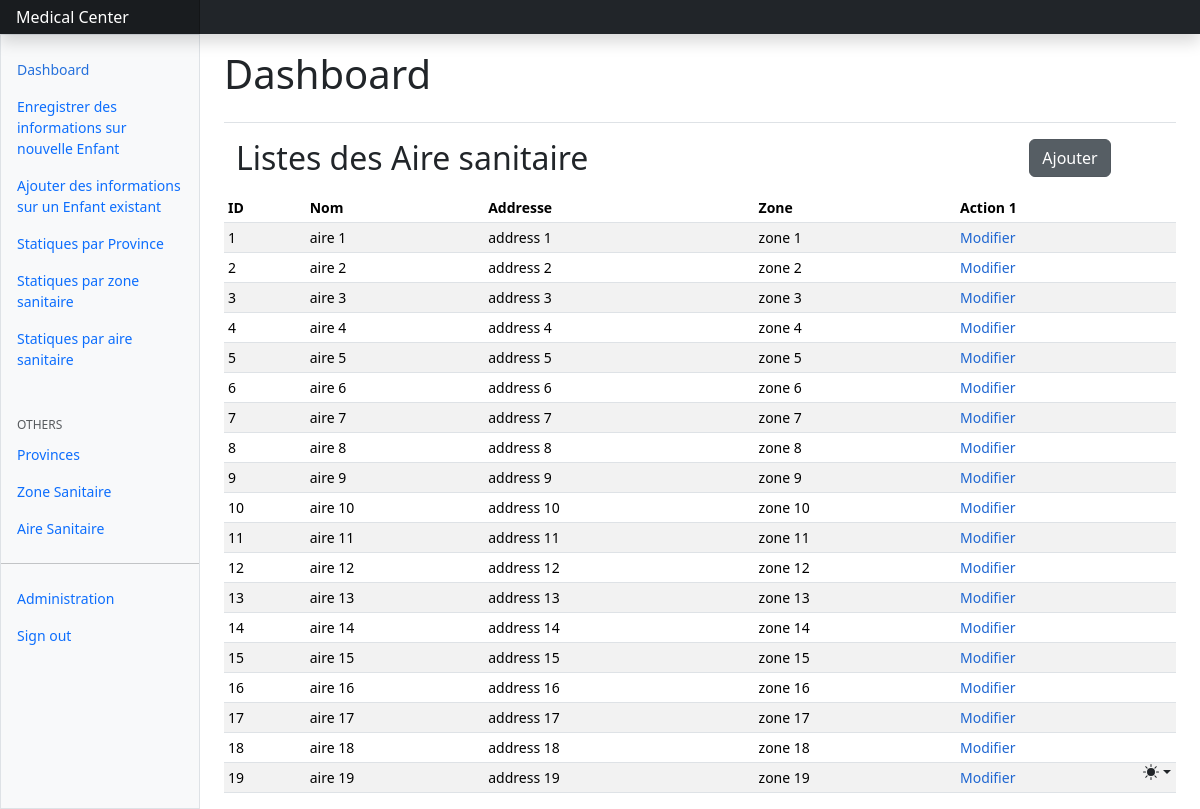
/index/aire-sanitaire/list/ (signed in), run on an earlier commit of the app's database.
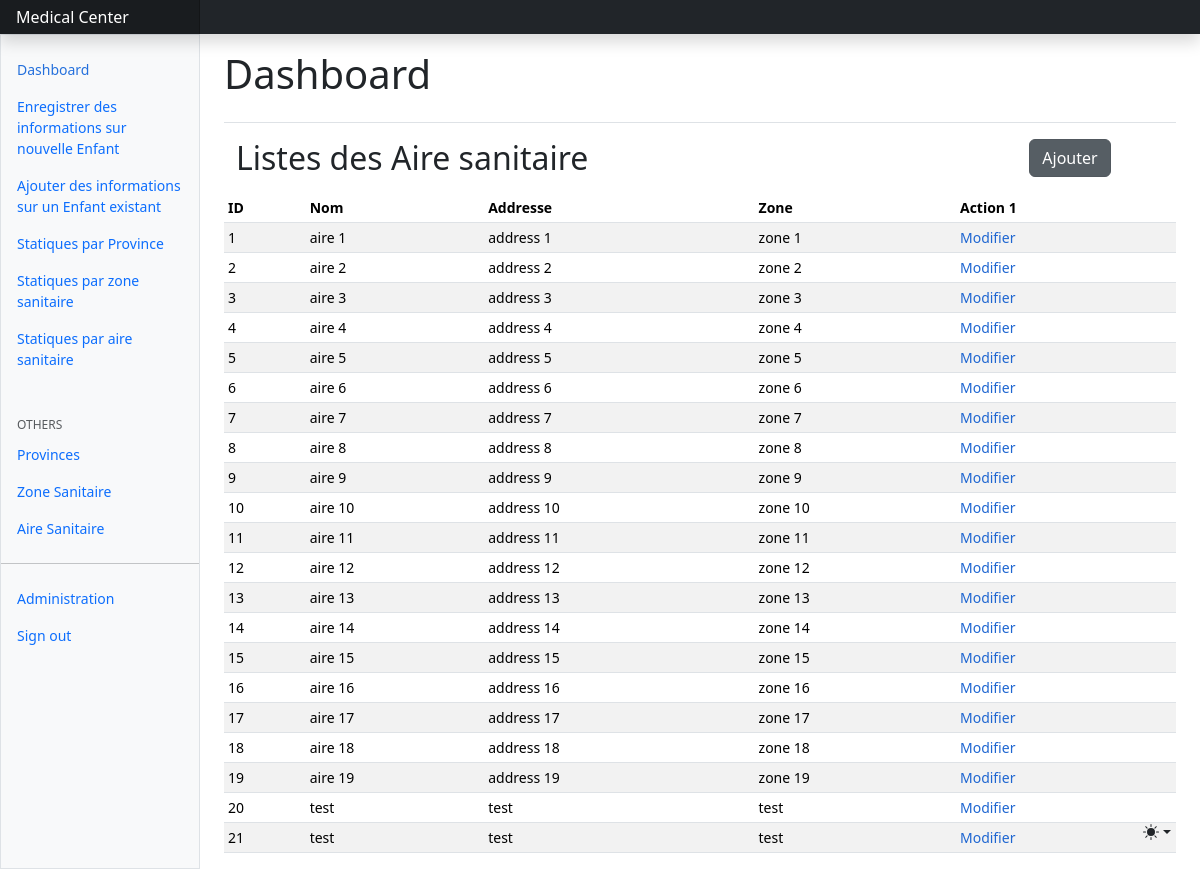
And on a later commit of the database.
### core/models.py (models this page shows, shortened)
class AireSanitaire(models.Model):
    code_aire = models.BigAutoField(primary_key=True)
    nom_aire = models.CharField(max_length=20, null=False)
    address = models.CharField(max_length=20, null=True)
    code_zone = models.ForeignKey(ZoneSanitaire, on_delete=models.CASCADE, null=True)

class ZoneSanitaire(models.Model):
    code_zone = models.BigAutoField(primary_key=True)
    nom_zone = models.CharField(max_length=20, null=False)
    address = models.CharField(max_length=30, null=False)
    code_province = models.ForeignKey(Province, on_delete=models.CASCADE)
    def __str__(self) -> str:
        return self.nom_zone

### core/views.py (the view)
# urls.py: path('index/aire-sanitaire/list/',aire_sanitaire_list,name='aire_sanitaire_list'),
@login_required
def aire_sanitaire_list(request):
    aire_sanitaires = AireSanitaire.objects.all()
    return render(request,'aire_sanitaire_list.html',{'aire_sanitaires':aire_sanitaires})

### core/templates/aire_sanitaire_list.html (shortened to what this page needs)
{% extends "index.html" %}
{% block content %}
<div class="mb-2 container">
    <div
        class="row"
    >
        <div class="col-10"><h2>Listes des Aire sanitaire</h2></div>
        <div class="col-2">
            <a href="{%url 'core:aire_sanitaire_create'%}" class=" btn btn-secondary  active" role="button" aria-pressed="true">Ajouter</a>
        </div>
    </div>
</div>
<div class="table-responsive small">
  <table class="table table-striped table-sm">
    <thead>
      <tr>
        <th scope="col">ID</th>
        <th scope="col">Nom</th>
        <th scope="col">Addresse</th>
        <th scope="col">Zone</th>
        <th scope="col">Action 1</th>
      </tr>
    </thead>
    <tbody>
        {% for aire_sanitaire in aire_sanitaires %}
        <tr>
            <td>{{aire_sanitaire.code_aire}}</td>
            <td>{{aire_sanitaire.nom_aire}}</td>
            <td>{{aire_sanitaire.address}}</td>
            <td>{{aire_sanitaire.code_zone}}</td>
            <td>
                <a class="mdf"href="{%url 'core:aire_sanitaire_update' aire_sanitaire.code_aire%}" style="color:rgb(30, 102, 209); text-decoration:none;">Modifier</a>
            </td>
        </tr>
        {% endfor %}
    </tbody>
  </table>
</div>
{% endblock content %}

What changed in the data, as far as the page shows it:
added AireSanitaire: code_aire "20", nom_aire "test", address "test", code_zone "test"
added AireSanitaire: code_aire "21", nom_aire "test", address "test", code_zone "test"
